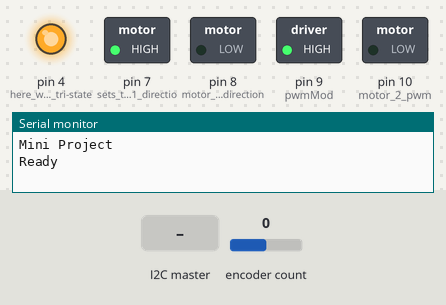
Simulated run of this sketch. Board: Arduino Uno, built with avr-gcc and run on an emulated ATmega328P. Parts: switched loads named in the sketch (green lamp = pin HIGH), output pins drawn as LEDs (lit = HIGH), the last lines printed to the serial monitor. The test bench sets the inputs (shaded band); at power-on: encoder count 0.

Above: at 1.2 s.
1.3 s: encoder count set to 1
3.2 s: the I2C master sends the byte 1
At 3.9 s:
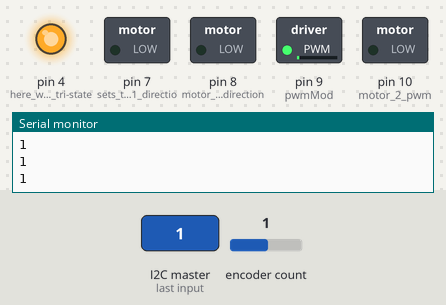
4.7 s: the I2C master sends the byte 2
At 5.0 s:
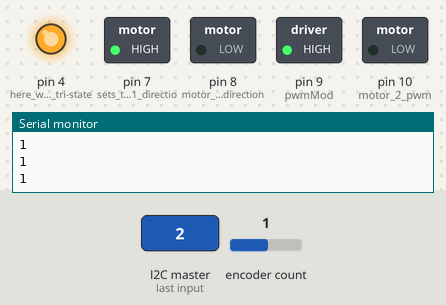
6.2 s: the I2C master sends the byte 0
Timing chart, 0 to 8.7 s (numbered marks = the images above; inputs shaded):
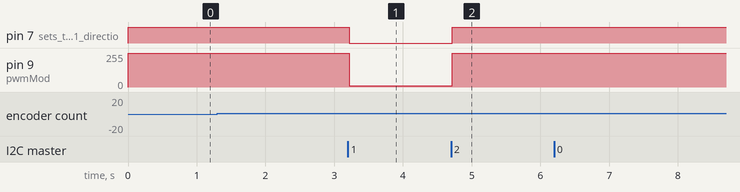

Measured:
- after the input at 3.2 s, pin 7 (sets_the_motor_1_directio): HIGH → LOW at once; pin 9 (pwmMod): 255/255 → 9/255 at once
- after the input at 4.7 s, pin 7 (sets_the_motor_1_directio): LOW → HIGH at once; pin 9 (pwmMod): 9/255 → 255/255 at once

The sketch:

possiblyMini.ino
```cpp
#include "Encoder.h"
#include <Wire.h>


// pin definitions for the encoder and the LCD
#define pwmMod        9 // used to modify the PWM
#define ENC1          2
#define ENC2          3
#define SLAVE_ADDRESS 0x04
#define TOLERANCE     PI/8
#define ONE           0
#define TWO           200
#define THREE         400
#define FOUR          600
#define counts        800 // counts per revolution

// variables used for the controller
double timeChange; // used to keep track of the time elapsed
double error = 0; // used to calculate difference in target and current angular position
double out = 0;
double voltage = 0;
double pwmOut = 0;
float integrator = 0; // used to keep track of the accumulating error

Encoder encoderValues(ENC1, ENC2); // position of the encoder

float oldPos;
float newPos = 0;

int  currentPosition = 0; // keeps track of our encoder values

int desiredPos = 3; // keeps track of our quadrants
double rad = 0; // calculates the position on the quadrant


// here are the controller variables
double Kp = 0.3;
double Ki = 0.139513658834803;

// from the motor shield example code
// reads from the pin to see if there is an error

// initialize our variables and motor object
void setup() {
  pinMode(ENC1, INPUT);
  pinMode(ENC2, INPUT);

  pinMode(4, OUTPUT); // here we set the tri-state
  digitalWrite(4, HIGH);

  pinMode(7, OUTPUT); // sets the motor 1 direction to high
  digitalWrite(7, HIGH);

  pinMode(pwmMod, OUTPUT); // motor 1 pwm

  pinMode(8, OUTPUT); // motor 2 direction
  pinMode(10, OUTPUT); // motor 2 pwm

  pinMode(12, INPUT); // status flag indicator

  Serial.begin(9600);

  // print statement to the serial monitor
  //Serial.println("Mini Project");
 // Serial.println("Ready");


  // initialize I2C as the subordinate
  Wire.begin(SLAVE_ADDRESS);

  // callbacks for I2C
  Wire.onRequest(sendData);
  Wire.onReceive(receiveData);
  Serial.println("Mini Project");
  Serial.println("Ready");
}

// void loop will read the desired position from the camera
// and then use speed control in order to designate direction/speed of the motor
void loop() {
  double lastPosition;
  currentPosition = encoderValues.read()/4;

  if (currentPosition != lastPosition){
    Serial.println(currentPosition);
    lastPosition = currentPosition;
  }


  switch(desiredPos) { // we will use these switch cases to rotate towards the goal in the shortest route

    case 1: // here we are trying to rotate towards 0/2pi

    if (currentPosition != ONE){   // we have added buffers of PI/8 in orde to add some wiggle room
      speedControl(ONE);
    }

    break;

    case 2: // here we are rotating towards pi/2

    if (currentPosition != 200){
      speedControl(TWO);
    }
    break;

    case 3: // here we will rotate towards pi

    if (currentPosition != 400) {
      speedControl(THREE);
    }
    break;

    case 4: // here we will rotate towards 3pi/2

    if (currentPosition != 600){
      speedControl(FOUR);
    }
    break;
  }
}


void speedControl(double target){
  error = (target - currentPosition); // READ IN THE ERROR VALUE BY SUBTRACTING OUR CURRENT POSITION FROM OUR TARGET
  voltage = Kp*error; // WE ACQUIRE OUR VOLTAGE VALUE BY MULTIPLYING OUR Kp CONSTANT
  pwmOut = (voltage / 7.8) * 255; // WE SCALE DOWN OUR VOLTAGE VALUE TO THE PWM 255 VALUE

  if (pwmOut < 0){ // IF WE ARE AT A VALUE HIGHER THAN -255 WE WILL ROTATE IN THE NEGATIVE DIRECTION AT MAX SPEED
    digitalWrite(7, false);
  }
  else {
    digitalWrite(7,true);
  }
  pwmOut = abs(pwmOut);

  if(pwmOut > 255) {
    pwmOut = 255;
  }
  analogWrite(pwmMod, pwmOut);

}


void receiveData(int byteCount){
  while(Wire.available()) {
    desiredPos = Wire.read();
    Serial.print("Data recieved: ");
    Serial.println(desiredPos);
  }
}

void sendData(){
  Wire.write(desiredPos);
}
```
